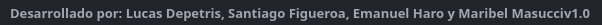
              <widget class="QFrame" name="frame_grip">
               <property name="minimumSize">
                <size>
                 <width>0</width>
                 <height>25</height>
                </size>
               </property>
               <property name="maximumSize">
                <size>
                 <width>16777215</width>
                 <height>25</height>
                </size>
               </property>
               <property name="styleSheet">
                <string notr="true">background-color: rgb(33, 37, 43);</string>
               </property>
               <property name="frameShape">
                <enum>QFrame::NoFrame</enum>
               </property>
               <property name="frameShadow">
                <enum>QFrame::Raised</enum>
               </property>
               <layout class="QHBoxLayout" name="horizontalLayout_6">
                <property name="spacing">
                 <number>0</number>
                </property>
                <property name="leftMargin">
                 <number>0</number>
                </property>
                <property name="topMargin">
                 <number>0</number>
                </property>
                <property name="rightMargin">
                 <number>2</number>
                </property>
                <property name="bottomMargin">
                 <number>0</number>
                </property>
                <item>
                 <widget class="QFrame" name="frame_label_bottom">
                  <property name="styleSheet">
                   <string notr="true">color: rgb(159, 165, 177);</string>
                  </property>
                  <property name="frameShape">
                   <enum>QFrame::NoFrame</enum>
                  </property>
                  <property name="frameShadow">
                   <enum>QFrame::Raised</enum>
                  </property>
                  <layout class="QHBoxLayout" name="horizontalLayout_7">
                   <property name="spacing">
                    <number>0</number>
                   </property>
                   <property name="leftMargin">
                    <number>10</number>
                   </property>
                   <property name="topMargin">
                    <number>0</number>
                   </property>
                   <property name="rightMargin">
                    <number>10</number>
                   </property>
                   <property name="bottomMargin">
                    <number>0</number>
                   </property>
                   <item>
                    <widget class="QLabel" name="label_credits">
                     <property name="font">
                      <font>
                       <family>Satoshi Black</family>
                       <pointsize>10</pointsize>
                       <weight>75</weight>
                       <bold>true</bold>
                      </font>
                     </property>
                     <property name="styleSheet">
                      <string notr="true">color: rgb(159, 165, 177);</string>
                     </property>
                     <property name="text">
                      <string>Desarrollado por: Lucas Depetris, Santiago Figueroa, Emanuel Haro y Maribel Masucci</string>
                     </property>
                    </widget>
                   </item>
                   <item>
                    <widget class="QLabel" name="label_version">
                     <property name="maximumSize">
                      <size>
                       <width>100</width>
                       <height>16777215</height>
                      </size>
                     </property>
                     <property name="font">
                      <font>
                       <family>Satoshi Black</family>
                       <pointsize>10</pointsize>
                       <weight>75</weight>
                       <bold>true</bold>
                      </font>
                     </property>
                     <property name="styleSheet">
                      <string notr="true">color: rgb(159, 165, 177);</string>
                     </property>
                     <property name="text">
                      <string>v1.0</string>
                     </property>
                     <property name="alignment">
                      <set>Qt::AlignRight|Qt::AlignTrailing|Qt::AlignVCenter</set>
                     </property>
                    </widget>
                   </item>
                  </layout>
                 </widget>
                </item>
                <item>
                 <widget class="QFrame" name="frame_size_grip">
                  <property name="maximumSize">
                   <size>
                    <width>20</width>
                    <height>20</height>
                   </size>
                  </property>
                  <property name="styleSheet">
                   <string notr="true">QSizeGrip {
	background-image: url(:/16x16/icons/16x16/cil-size-grip.png);
	background-position: center;
	background-repeat: no-reperat;
}</string>
                  </property>
                  <property name="frameShape">
                   <enum>QFrame::NoFrame</enum>
                  </property>
                  <property name="frameShadow">
                   <enum>QFrame::Raised</enum>
                  </property>
                 </widget>
                </item>
               </layout>
              </widget>
